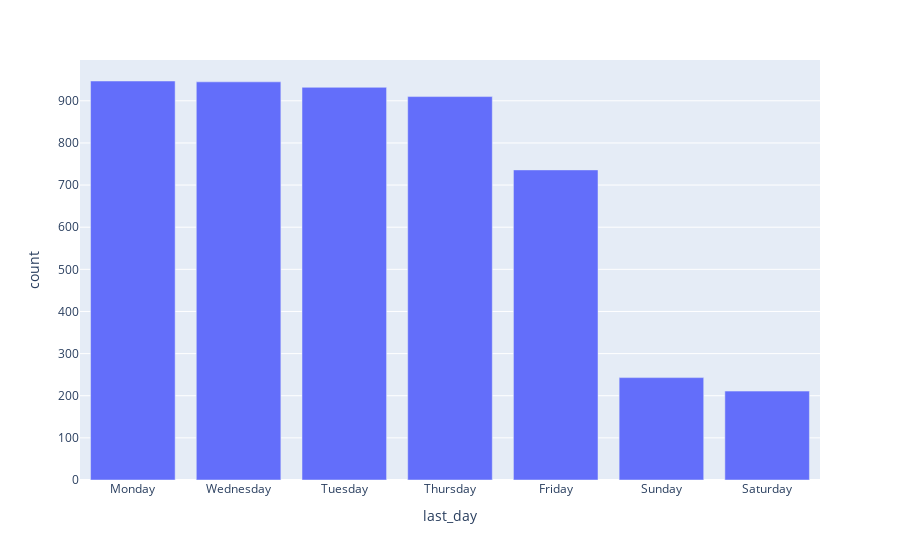

Write notebook code for a chart like this one.
### Code cell
# 1
import plotly.express as px
df_count = df[["최종주문요일", "ID"]].groupby("최종주문요일").count()
df_count.reset_index(inplace=True)
df_count.rename(columns={"ID": "count", "최종주문요일": "last_day"}, inplace=True)
df_count.sort_values("count", ascending=False, inplace=True)

data_canada = px.data.gapminder().query("country == 'Canada'")
data_canada.head()
fig = px.bar(df_count, x='last_day', y='count')
fig.show()

### Figure 1 — Plotly figure (JSON) as saved in the notebook; plotly's stock layout.template omitted (floating-point values rounded to 4 significant figures)
{"data": [{"alignmentgroup": "True", "hovertemplate": "last_day=%{x}<br>count=%{y}<extra></extra>", "legendgroup": "", "marker": {"color": "#636efa", "pattern": {"shape": ""}}, "name": "", "offsetgroup": "", "orientation": "v", "showlegend": false, "textposition": "auto", "type": "bar", "x": ["Monday", "Wednesday", "Tuesday", "Thursday", "Friday", "Sunday", "Saturday"], "xaxis": "x", "y": [947, 945, 932, 910, 736, 243, 211], "yaxis": "y"}], "layout": {"barmode": "relative", "legend": {"tracegroupgap": 0}, "margin": {"t": 60}, "xaxis": {"anchor": "y", "domain": [0, 1], "title": {"text": "last_day"}}, "yaxis": {"anchor": "x", "domain": [0, 1], "title": {"text": "count"}}}}
